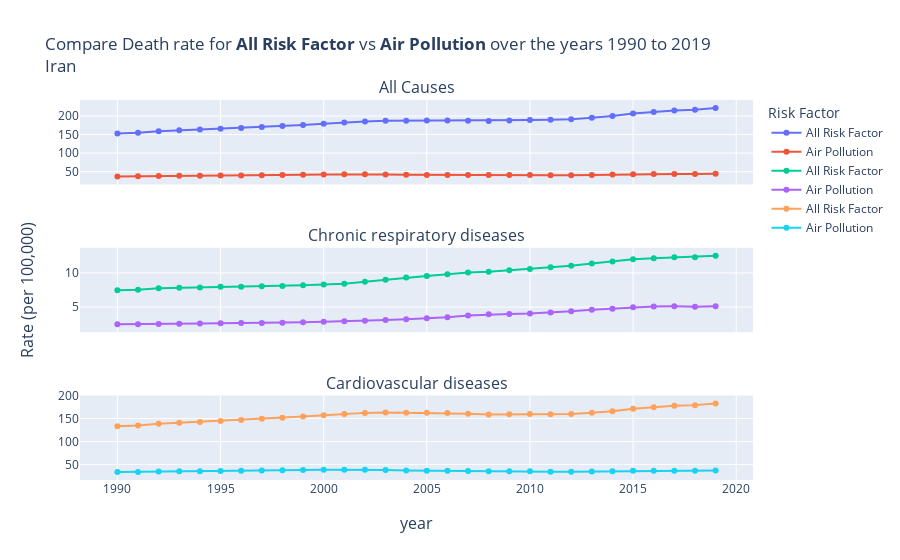

Notebook code cell kept with this figure:
### Code cell
iran_df = cause_df[cause_df.location_clean=="IRN"]
draw_plot(iran_df, "Iran")

### Figure 1 — Plotly figure (JSON) as saved in the notebook; plotly's stock layout.template omitted (floating-point values rounded to 4 significant figures)
{"data": [{"mode": "lines+markers", "name": "All Risk Factor", "type": "scatter", "x": [1990, 1991, 1992, 1993, 1994, 1995, 1996, 1997, 1998, 1999, 2000, 2001, 2002, 2003, 2004, 2005, 2006, 2007, 2008, 2009, 2010, 2011, 2012, 2013, 2014, 2015, 2016, 2017, 2018, 2019], "xaxis": "x", "y": [153.0, 155.0, 159.3, 161.5, 163.5, 165.6, 167.9, 170.6, 172.9, 175.9, 179.2, 182.5, 185.5, 187.2, 187.4, 187.9, 188.3, 187.5, 186.7, 188.1, 189.1, 189.7, 191.3, 195.4, 200.0, 206.7, 211.0, 215.2, 217.3, 221.8], "yaxis": "y"}, {"mode": "lines+markers", "name": "Air Pollution", "type": "scatter", "x": [1990, 1991, 1992, 1993, 1994, 1995, 1996, 1997, 1998, 1999, 2000, 2001, 2002, 2003, 2004, 2005, 2006, 2007, 2008, 2009, 2010, 2011, 2012, 2013, 2014, 2015, 2016, 2017, 2018, 2019], "xaxis": "x", "y": [37.09, 37.42, 38.3, 38.74, 39.12, 39.55, 40.02, 40.63, 41.17, 41.82, 42.46, 42.91, 42.81, 42.42, 41.71, 41.27, 41.11, 40.92, 40.81, 40.95, 40.81, 40.37, 40.48, 41.27, 42.09, 43.29, 43.57, 43.69, 43.65, 44.16], "yaxis": "y"}, {"mode": "lines+markers", "name": "All Risk Factor", "type": "scatter", "x": [1990, 1991, 1992, 1993, 1994, 1995, 1996, 1997, 1998, 1999, 2000, 2001, 2002, 2003, 2004, 2005, 2006, 2007, 2008, 2009, 2010, 2011, 2012, 2013, 2014, 2015, 2016, 2017, 2018, 2019], "xaxis": "x2", "y": [7.457, 7.546, 7.769, 7.817, 7.883, 7.962, 7.994, 8.045, 8.085, 8.188, 8.311, 8.424, 8.695, 9.013, 9.329, 9.569, 9.814, 10.07, 10.18, 10.4, 10.57, 10.83, 11.04, 11.39, 11.69, 12.0, 12.16, 12.29, 12.31, 12.52], "yaxis": "y2"}, {"mode": "lines+markers", "name": "Air Pollution", "type": "scatter", "x": [1990, 1991, 1992, 1993, 1994, 1995, 1996, 1997, 1998, 1999, 2000, 2001, 2002, 2003, 2004, 2005, 2006, 2007, 2008, 2009, 2010, 2011, 2012, 2013, 2014, 2015, 2016, 2017, 2018, 2019], "xaxis": "x2", "y": [2.486, 2.492, 2.53, 2.552, 2.579, 2.629, 2.653, 2.676, 2.714, 2.776, 2.863, 2.916, 2.989, 3.108, 3.229, 3.362, 3.522, 3.766, 3.934, 4.0, 4.072, 4.201, 4.398, 4.623, 4.774, 4.973, 5.09, 5.107, 5.062, 5.13], "yaxis": "y2"}, {"mode": "lines+markers", "name": "All Risk Factor", "type": "scatter", "x": [1990, 1991, 1992, 1993, 1994, 1995, 1996, 1997, 1998, 1999, 2000, 2001, 2002, 2003, 2004, 2005, 2006, 2007, 2008, 2009, 2010, 2011, 2012, 2013, 2014, 2015, 2016, 2017, 2018, 2019], "xaxis": "x3", "y": [133.3, 135.0, 138.8, 140.8, 142.7, 144.7, 146.8, 149.3, 151.5, 154.3, 157.2, 159.9, 162.4, 163.4, 162.8, 162.5, 162.0, 160.6, 159.1, 159.6, 159.7, 159.2, 159.8, 162.6, 165.9, 171.1, 174.5, 177.9, 179.2, 182.7], "yaxis": "y3"}, {"mode": "lines+markers", "name": "Air Pollution", "type": "scatter", "x": [1990, 1991, 1992, 1993, 1994, 1995, 1996, 1997, 1998, 1999, 2000, 2001, 2002, 2003, 2004, 2005, 2006, 2007, 2008, 2009, 2010, 2011, 2012, 2013, 2014, 2015, 2016, 2017, 2018, 2019], "xaxis": "x3", "y": [33.47, 33.78, 34.59, 34.99, 35.33, 35.69, 36.11, 36.69, 37.19, 37.77, 38.29, 38.65, 38.47, 37.94, 37.08, 36.47, 36.09, 35.61, 35.26, 35.25, 34.96, 34.33, 34.17, 34.64, 35.22, 36.13, 36.26, 36.33, 36.3, 36.69], "yaxis": "y3"}], "layout": {"annotations": [{"font": {"size": 16}, "showarrow": false, "text": "All Causes", "x": 0.5, "xanchor": "center", "xref": "paper", "y": 1, "yanchor": "bottom", "yref": "paper"}, {"font": {"size": 16}, "showarrow": false, "text": "Chronic respiratory diseases", "x": 0.5, "xanchor": "center", "xref": "paper", "y": 0.6111, "yanchor": "bottom", "yref": "paper"}, {"font": {"size": 16}, "showarrow": false, "text": "Cardiovascular diseases", "x": 0.5, "xanchor": "center", "xref": "paper", "y": 0.2222, "yanchor": "bottom", "yref": "paper"}, {"font": {"size": 16}, "showarrow": false, "text": "year", "x": 0.5, "xanchor": "center", "xref": "paper", "y": 0, "yanchor": "top", "yref": "paper", "yshift": -30}, {"font": {"size": 16}, "showarrow": false, "text": "Rate (per 100,000)", "textangle": -90, "x": 0, "xanchor": "right", "xref": "paper", "xshift": -40, "y": 0.5, "yanchor": "middle", "yref": "paper"}], "hovermode": "x", "legend": {"title": {"text": "Risk Factor"}}, "title": {"text": "Compare Death rate for <b>All Risk Factor</b> vs <b>Air Pollution</b> over the years 1990 to 2019<br>Iran"}, "xaxis": {"anchor": "y", "domain": [0, 1], "matches": "x3", "showticklabels": false}, "xaxis2": {"anchor": "y2", "domain": [0, 1], "matches": "x3", "showticklabels": false}, "xaxis3": {"anchor": "y3", "domain": [0, 1]}, "yaxis": {"anchor": "x", "domain": [0.7778, 1]}, "yaxis2": {"anchor": "x2", "domain": [0.3889, 0.6111]}, "yaxis3": {"anchor": "x3", "domain": [0, 0.2222]}}}
